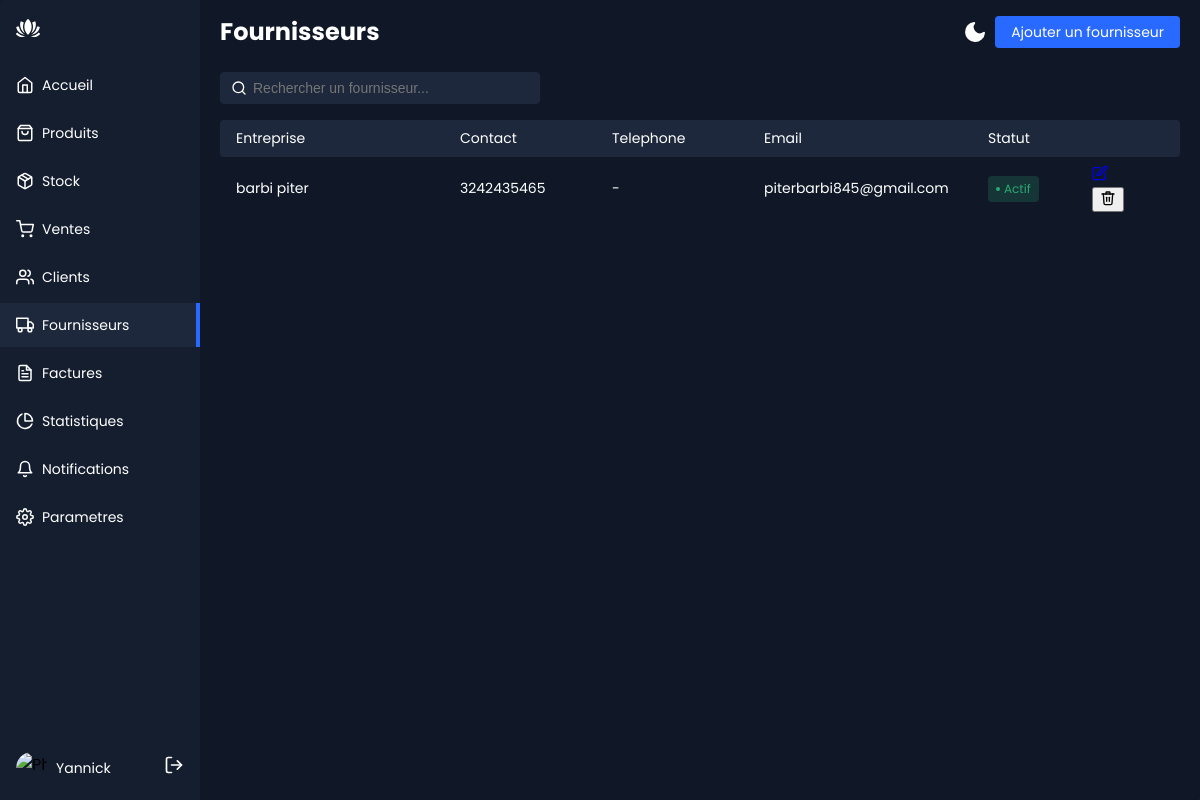
/fournisseurs/ (signed in), run on the app's committed database.
### Produits/models.py (models this page shows, shortened)
class Fournisseur(models.Model):
    nom = models.CharField("nom de l'entreprise ",max_length=100, unique=True)
    adresse_mail = models.EmailField("adresse_mail",max_length=200)
    contact = models.CharField("contact", max_length=20, blank=True)
    telephone = models.CharField("téléphone", max_length=20, blank=True)
    adresse = models.CharField("adresse", max_length=200, blank=True)
    note = models.TextField("note", blank=True)
    actif = models.BooleanField("actif", default=True)
    class Meta:
        ordering = ['nom']

### Produits/views.py (the view)
# urls.py: path('fournisseurs/', views.fournisseurs_liste, name='fournisseurs_liste'),
@login_required
def fournisseurs_liste(request):
    fournisseurs = Fournisseur.objects.all()
    return render(request, 'fournisseurs/liste.html', {'fournisseurs': fournisseurs})

### Produits/templates/fournisseurs/liste.html (shortened to what this page needs)
{% extends "base.html" %}
{% block content %}
  <div class="app-content-header">
    <h1 class="app-content-headerText">Fournisseurs</h1>
    {% include "partials/theme_switch.html" %}
    <a href="{% url 'fournisseurs_form' %}" class="app-content-headerButton">Ajouter un fournisseur</a>
  </div>
  <div class="app-content-actions">
    <input class="search-bar" placeholder="Rechercher un fournisseur..." type="text" />
  </div>
  <div class="data-table-wrapper">
    <div class="data-table-header">
      <div class="data-cell grow">Entreprise</div>
      <div class="data-cell">Contact</div>
      <div class="data-cell">Telephone</div>
      <div class="data-cell grow">Email</div>
      <div class="data-cell shrink">Statut</div>
      <div class="data-cell shrink"></div>
    </div>
    {% for fournisseur in fournisseurs %}
    <div class="data-row">
      <div class="data-cell grow">{{ fournisseur.nom }}</div>
      <div class="data-cell">{{ fournisseur.contact|default:"-" }}</div>
      <div class="data-cell">{{ fournisseur.telephone|default:"-" }}</div>
      <div class="data-cell grow">{{ fournisseur.adresse_mail|default:"-" }}</div>
      <div class="data-cell shrink">
        {% if fournisseur.actif %}
          <span class="status active">Actif</span>
        {% else %}
          <span class="status disabled">Inactif</span>
        {% endif %}
      </div>
      <div class="data-cell shrink">
        <div class="row-actions">
          <a href="{% url 'fournisseurs_edit' fournisseur.pk %}" aria-label="Modifier {{ fournisseur.nom }}">
          </a>
          <form method="post" action="{% url 'fournisseurs_delete' fournisseur.pk %}" onsubmit="return confirm('Supprimer {{ fournisseur.nom|escapejs }} ?');">
            <button type="submit" class="danger" aria-label="Supprimer {{ fournisseur.nom }}">
            </button>
          </form>
        </div>
      </div>
    </div>
    {% empty %}
    <p style="padding:16px;opacity:0.7;">Aucun fournisseur pour le moment.</p>
    {% endfor %}
  </div>
{% endblock %}

### Produits/templates/partials/sidebar.html (shortened to what this page needs)
<div class="sidebar" id="sidebar">
  <div class="sidebar-header">
    <div class="app-icon">
    </div>
  </div>
  <ul class="sidebar-list">
    <li class="sidebar-list-item{% if request.resolver_match.url_name == 'home' %} active{% endif %}">
      <a href="{% url 'home' %}"{% if request.resolver_match.url_name == 'home' %} aria-current="page"{% endif %}>
        <svg xmlns="http://www.w3.org/2000/svg" width="18" height="18" viewBox="0 0 24 24" fill="none" stroke="currentColor" stroke-width="2" stroke-linecap="round" stroke-linejoin="round" class="feather feather-home">
          <path d="M3 9l9-7 9 7v11a2 2 0 0 1-2 2H5a2 2 0 0 1-2-2z" />
          <polyline points="9 22 9 12 15 12 15 22" />
        </svg>
        <span>Accueil</span>
      </a>
    </li>
    <li class="sidebar-list-item{% if request.resolver_match.url_name == 'produits_liste' or request.resolver_match.url_name == 'produits_form' %} active{% endif %}">
      <a href="{% url 'produits_liste' %}"{% if request.resolver_match.url_name == 'produits_liste' or request.resolver_match.url_name == 'produits_form' %} aria-current="page"{% endif %}>
        <span>Produits</span>
      </a>
    </li>
    <li class="sidebar-list-item{% if request.resolver_match.url_name == 'stock_liste' %} active{% endif %}">
      <a href="{% url 'stock_liste' %}"{% if request.resolver_match.url_name == 'stock_liste' %} aria-current="page"{% endif %}>
        <span>Stock</span>
      </a>
    </li>
    <li class="sidebar-list-item{% if request.resolver_match.url_name == 'ventes_liste' or request.resolver_match.url_name == 'ventes_form' %} active{% endif %}">
      <a href="{% url 'ventes_liste' %}"{% if request.resolver_match.url_name == 'ventes_liste' or request.resolver_match.url_name == 'ventes_form' %} aria-current="page"{% endif %}>
        <span>Ventes</span>
      </a>
    </li>
    <li class="sidebar-list-item{% if request.resolver_match.url_name == 'clients_liste' or request.resolver_match.url_name == 'clients_form' %} active{% endif %}">
      <a href="{% url 'clients_liste' %}"{% if request.resolver_match.url_name == 'clients_liste' or request.resolver_match.url_name == 'clients_form' %} aria-current="page"{% endif %}>
        <span>Clients</span>
      </a>
    </li>
    {% if request.user.is_staff or request.user.is_superuser %}
    <li class="sidebar-list-item{% if request.resolver_match.url_name == 'fournisseurs_liste' or request.resolver_match.url_name == 'fournisseurs_form' %} active{% endif %}">
      <a href="{% url 'fournisseurs_liste' %}"{% if request.resolver_match.url_name == 'fournisseurs_liste' or request.resolver_match.url_name == 'fournisseurs_form' %} aria-current="page"{% endif %}>
        <span>Fournisseurs</span>
      </a>
    </li>
    {% endif %}
    <li class="sidebar-list-item{% if request.resolver_match.url_name == 'factures_liste' or request.resolver_match.url_name == 'factures_detail' %} active{% endif %}">
      <a href="{% url 'factures_liste' %}"{% if request.resolver_match.url_name == 'factures_liste' or request.resolver_match.url_name == 'factures_detail' %} aria-current="page"{% endif %}>
        <span>Factures</span>
      </a>
    </li>
    <li class="sidebar-list-item{% if request.resolver_match.url_name == 'statistiques' %} active{% endif %}">
      <a href="{% url 'statistiques' %}"{% if request.resolver_match.url_name == 'statistiques' %} aria-current="page"{% endif %}>
        <svg xmlns="http://www.w3.org/2000/svg" width="18" height="18" viewBox="0 0 24 24" fill="none" stroke="currentColor" stroke-width="2" stroke-linecap="round" stroke-linejoin="round" class="feather feather-pie-chart">
          <path d="M21.21 15.89A10 10 0 1 1 8 2.83" />
          <path d="M22 12A10 10 0 0 0 12 2v10z" />
        </svg>
        <span>Statistiques</span>
      </a>
    </li>
    <li class="sidebar-list-item{% if request.resolver_match.url_name == 'notifications' %} active{% endif %}">
      <a href="{% url 'notifications' %}"{% if request.resolver_match.url_name == 'notifications' %} aria-current="page"{% endif %}>
        <svg xmlns="http://www.w3.org/2000/svg" width="18" height="18" viewBox="0 0 24 24" fill="none" stroke="currentColor" stroke-width="2" stroke-linecap="round" stroke-linejoin="round" class="feather feather-bell">
          <path d="M18 8A6 6 0 0 0 6 8c0 7-3 9-3 9h18s-3-2-3-9" />
          <path d="M13.73 21a2 2 0 0 1-3.46 0" />
        </svg>
        <span>Notifications</span>
      </a>
    </li>
    {% if request.user.is_staff or request.user.is_superuser %}
    <li class="sidebar-list-item{% if request.resolver_match.url_name == 'parametres' %} active{% endif %}">
      <a href="{% url 'parametres' %}"{% if request.resolver_match.url_name == 'parametres' %} aria-current="page"{% endif %}>
        <span>Parametres</span>
      </a>
    </li>
    {% endif %}
  </ul>
  <div class="account-info">
    <div class="account-info-picture">
      <img
        src="https://images.unsplash.com/photo-1527736947477-2790e28f3443?ixid=MnwxMjA3fDB8MHxzZWFyY2h8MTE2fHx3b21hbnxlbnwwfHwwfHw%3D&ixlib=rb-1.2.1&auto=format&fit=crop&w=900&q=60"
        alt="Photo du compte"
      />
    </div>
    <div class="account-info-name">{{ request.user.get_full_name|default:request.user.username }}</div>
    <a href="{% url 'logout' %}" class="account-info-more" aria-label="Se deconnecter" title="Se deconnecter">
      <svg xmlns="http://www.w3.org/2000/svg" width="20" height="20" viewBox="0 0 24 24" fill="none" stroke="currentColor" stroke-width="2" stroke-linecap="round" stroke-linejoin="round">
        <path d="M9 21H5a2 2 0 0 1-2-2V5a2 2 0 0 1 2-2h4" />
        <polyline points="16 17 21 12 16 7" />
        <line x1="21" y1="12" x2="9" y2="12" />
      </svg>
    </a>
  </div>
</div>

### Produits/static/css/style.css (style rules this page uses)
* { box-sizing: border-box; }
:root { --app-bg: #101827; --sidebar: rgba(21, 30, 47,1); --sidebar-main-color: #fff; --table-border: #1a2131; --table-header: #1a2131; --app-content-main-color: #fff; --sidebar-link: #fff; --sidebar-active-link: #1d283c; --sidebar-hover-link: #1a2539; --action-color: #2869ff; --action-color-hover: #6291fd; --app-content-secondary-color: #1d283c; --filter-reset: #2c394f; --filter-shadow: rgba(16, 24, 39, 0.8) 0px 6px 12px -2px, rgba(0, 0, 0, 0.3) 0px 3px 7px -3px; }
body, html { margin: 0; padding: 0; height: 100%; height: 100dvh; width: 100%; }
body { overflow: hidden; font-family: "Poppins", sans-serif; background-color: var(--app-bg); -webkit-font-smoothing: antialiased; -moz-osx-font-smoothing: grayscale; }
.sidebar { flex-basis: 200px; max-width: 200px; flex-shrink: 0; background-color: var(--sidebar); display: flex; flex-direction: column; max-height: 100%; }
.sidebar-header { display: flex; align-items: center; justify-content: space-between; padding: 16px; flex-shrink: 0; }
.sidebar-list { list-style-type: none; padding: 0; margin: 0; overflow-y: auto; overscroll-behavior: contain; }
.sidebar-list-item { position: relative; margin-bottom: 4px; }
.sidebar-list-item a { display: flex; align-items: center; width: 100%; padding: 10px 16px; color: var(--sidebar-link); text-decoration: none; font-size: 14px; line-height: 24px; }
.sidebar-list-item svg { margin-right: 8px; }
.sidebar-list-item.active { background-color: var(--sidebar-active-link); }
.sidebar-list-item.active:before { content: ""; position: absolute; right: 0; background-color: var(--action-color); height: 100%; width: 4px; }
.account-info { display: flex; align-items: center; padding: 16px; margin-top: auto; }
.account-info-picture { width: 32px; height: 32px; border-radius: 50%; overflow: hidden; flex-shrink: 0; }
.account-info-picture img { width: 100%; height: 100%; -o-object-fit: cover; object-fit: cover; }
.account-info-name { font-size: 14px; color: var(--sidebar-main-color); margin: 0 8px; overflow: hidden; max-width: 100%; text-overflow: ellipsis; white-space: nowrap; }
.account-info-more { color: var(--sidebar-main-color); padding: 0; border: none; background-color: transparent; margin-left: auto; }
.app-icon { color: var(--sidebar-main-color); }
.app-icon svg { width: 24px; height: 24px; }
.app-content-header { display: flex; align-items: center; flex-wrap: wrap; row-gap: 8px; justify-content: space-between; padding: 16px 4px 8px; position: sticky; top: 0; background-color: var(--app-bg); z-index: 5; }
.app-content-headerText { color: var(--app-content-main-color); font-size: 24px; line-height: 32px; margin: 0; }
.app-content-headerButton { background-color: var(--action-color); color: #fff; font-size: 14px; line-height: 24px; border: none; border-radius: 4px; height: 32px; padding: 0 16px; transition: 0.2s; cursor: pointer; }
a.app-content-headerButton { display: inline-flex; align-items: center; text-decoration: none; }
.app-content-actions { display: flex; justify-content: space-between; align-items: center; padding: 16px 4px; }
.search-bar { background-color: var(--app-content-secondary-color); border: 1px solid var(--app-content-secondary-color); color: var(--app-content-main-color); font-size: 14px; line-height: 24px; border-radius: 4px; padding: 0px 10px 0px 32px; height: 32px; background-size: 16px; background-repeat: no-repeat; background-position: left 10px center; width: 100%; max-width: 320px; transition: 0.2s; }
.search-bar:placeholder { color: var(--app-content-main-color); }
.status { border-radius: 4px; display: flex; align-items: center; padding: 4px 8px; font-size: 12px; }
.status:before { content: ""; width: 4px; height: 4px; border-radius: 50%; margin-right: 4px; }
.status.active { color: #2ba972; background-color: rgba(43, 169, 114, 0.2); }
.status.active:before { background-color: #2ba972; }
:root { --status-warning: #d69a2d; --status-danger: #e0555f; --status-info: #2869ff; }
.data-table-wrapper { width: 100%; overflow-x: auto; padding: 0 4px; }
.data-table-header { display: flex; align-items: center; border-radius: 4px; background-color: var(--app-content-secondary-color); }
.data-row { display: flex; align-items: center; border-radius: 4px; }
.data-cell { flex: 1; padding: 8px 16px; color: var(--app-content-main-color); font-size: 14px; display: flex; align-items: center; }
.data-cell.grow { flex: 1.6; }
.data-cell.shrink { flex: 0.6; }

### data on the page
Fournisseur: nom "barbi piter", contact "3242435465", telephone "-", adresse_mail "piterbarbi845@gmail.com", actif "Actif"

### other printed values
{{ request.user.get_full_name|default:request.user.username }} "Yannick"
